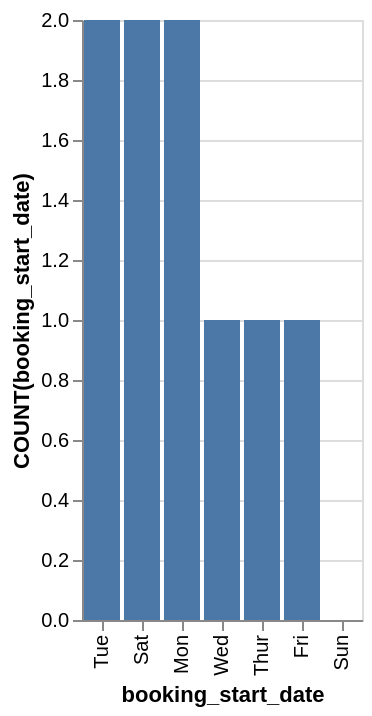

The specification (Vega-Lite) saved for this image:
### Vega-Lite specification from a JSON file in a GitHub repository (floating-point values rounded to 4 significant figures)
{"data": {"values": [{"x_data": "Tue", "y_data": 2}, {"x_data": "Sat", "y_data": 2}, {"x_data": "Mon", "y_data": 2}, {"x_data": "Wed", "y_data": 1}, {"x_data": "Thur", "y_data": 1}, {"x_data": "Fri", "y_data": 1}, {"x_data": "Sun", "y_data": 0}]}, "mark": "bar", "encoding": {"x": {"field": "x_data", "type": "nominal", "title": "booking_start_date", "sort": {"op": "sum", "field": "y_data", "order": "descending"}}, "y": {"field": "y_data", "type": "quantitative", "title": "COUNT(booking_start_date)"}}}
